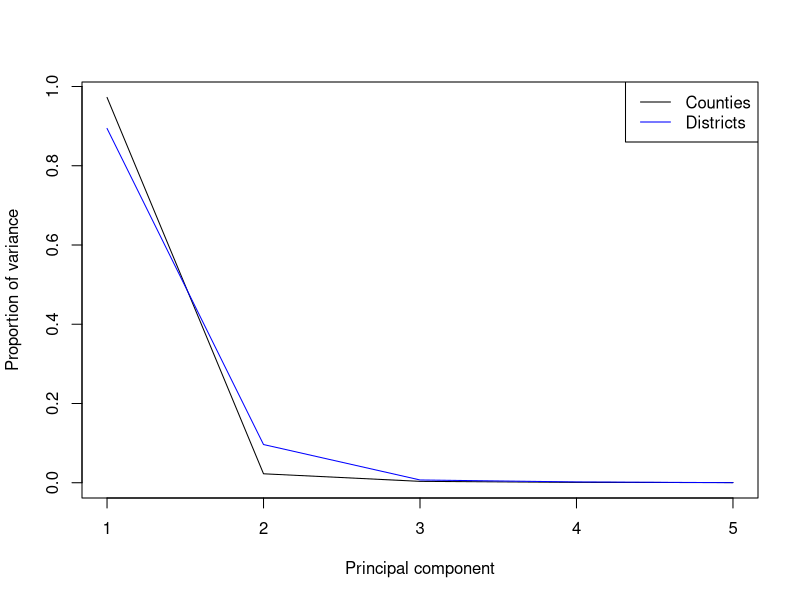
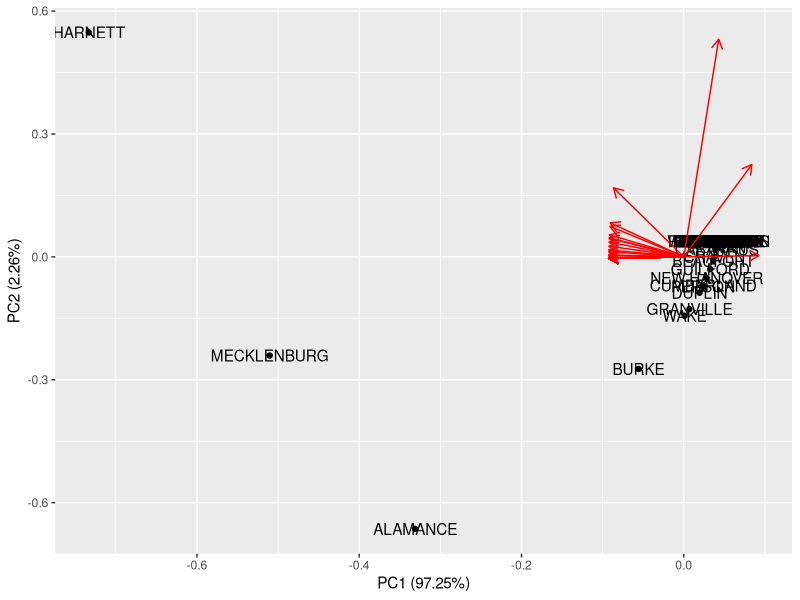
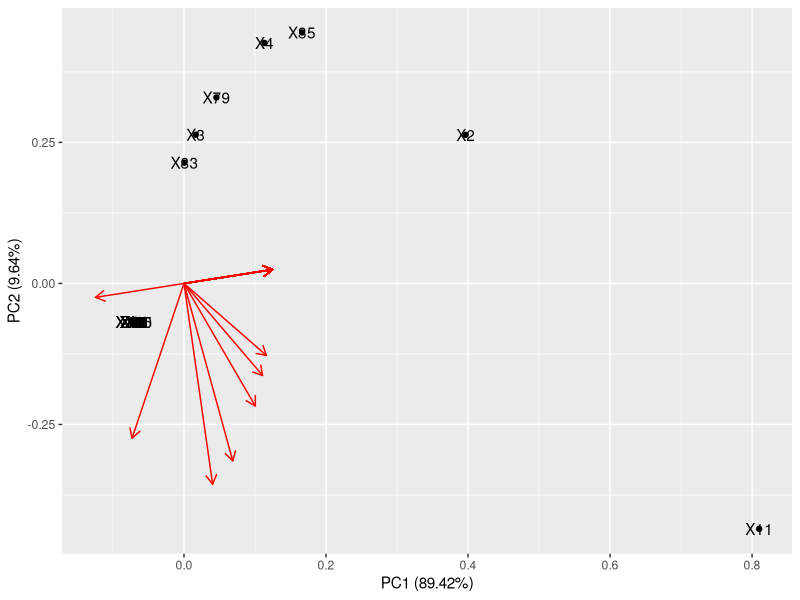

The R script that drew these images, in order:
# CAROLINA DATA CHALLENGE 2019
# Principal Component Analysis on election data from NC counties & voting districts

library(igraph)
library(magrittr)
library(ggfortify)

get_proportion <- function(sdev, N) {
  return((sdev**2)/N)
}

# Read data
counties <- read.csv("./counties.csv")
districts <- read.csv("./districts.csv")

# Transform data
# Counties
counties <- do.call(rbind, lapply(counties, unlist))
county_props <- matrix(0, dim(counties)[1], 1)
rownames(county_props) <- labels(counties)[[1]]
# Checks
for (i in 1:dim(counties)[1]) {
  prop <- counties[i,1]/counties[i,2]
  if ((prop <= 1.0) & (prop > 0.0) & !is.na(prop)) {
    county_props[i] <- prop
  }
}
clabs <- labels(counties)[[1]]
for ( ind in rev(which(county_props == 0.0)) ) {
  county_props <- county_props[-ind]
  clabs <- clabs[-ind]
}
county_props <- as.matrix(county_props)
rownames(county_props) <- clabs
# Districts
districts <- do.call(rbind, lapply(districts, unlist))
district_props <- matrix(0, dim(districts)[1], 1)
rownames(district_props) <- labels(districts)[[1]]
# Checks
for (i in 1:dim(districts)[1]) {
  prop <- districts[i,1]/districts[i,2]
  if ((prop <= 1.0) & (prop > 0.0) & !is.na(prop)) {
    district_props[i] <- prop
  }
}
dlabs <- labels(districts)[[1]]
for ( ind in rev(which(district_props == 0.0)) ) {
  district_props <- district_props[-ind]
  dlabs <- dlabs[-ind]
}
district_props <- as.matrix(district_props)
rownames(district_props) <- dlabs

# PCA & get proportions of variance
# Counties
counties.diffs <- matrix(0, length(county_props), length(county_props))
for (i in 1:length(county_props)) {
  for (j in 1:length(county_props)) {
    if (i != j) {
      counties.diffs[i,j] <- abs(county_props[i] - county_props[j])/county_props[i]
    }
  }
}
rownames(counties.diffs) <- clabs
# Districts
districts.diffs <- matrix(0, length(district_props), length(district_props))
for (i in 1:length(district_props)) {
  for (j in 1:length(district_props)) {
    if (i != j) {
      districts.diffs[i,j] <- abs(district_props[i] - district_props[j])/district_props[i]
    }
  }
}
rownames(districts.diffs) <- dlabs

counties.pca <- prcomp(counties.diffs, center = TRUE, scale = TRUE)
districts.pca <- prcomp(districts.diffs, center = TRUE, scale = TRUE)

cvar <- lapply( counties.pca$sdev, function(x) {get_proportion(x,dim(counties.diffs)[1])} )
dvar <- lapply( districts.pca$sdev, function(x) {get_proportion(x,dim(districts.diffs)[1])} )

# Plot proportions of variance
#top_pcs <- min(length(cvar), length(dvar))
top_pcs <- 5

plot(1:top_pcs, cvar[1:top_pcs], type = 'l', xlab = 'Principal component', ylab = 'Proportion of variance')
lines(1:top_pcs, dvar[1:top_pcs], col = 'blue')
legend('topright', legend = c('Counties', 'Districts'), col = c('black', 'blue'), lty = 1)

# Plot first 2 PCs
autoplot(counties.pca, loadings = TRUE, label = TRUE)
autoplot(districts.pca, loadings = TRUE, label = TRUE)
